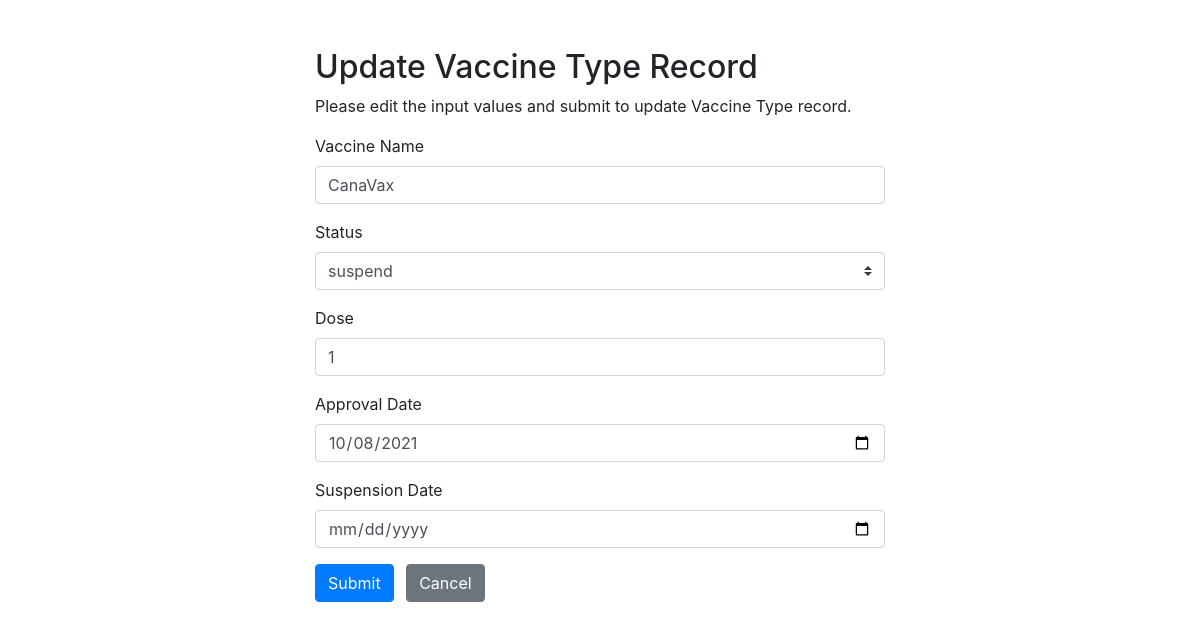
The app's page /php/vaccine_type/update.php?vaccine_name=CanaVax with its own data.
### tables this page shows
CREATE TABLE `vaccine` (
  `vaccine_name` varchar(255) NOT NULL COMMENT 'primary key',
  `status` enum('suspend','safe') NOT NULL,
  `dose` mediumint DEFAULT NULL,
  `approval` date DEFAULT NULL,
  `suspension` date DEFAULT NULL,
  PRIMARY KEY (`vaccine_name`)
);

### php/vaccine_type/update.php (the view, shortened to what this page needs)
<?php
$link = connect();
$vaccine_name = $status = $approval = $dose = $suspension = "";
$status_error = $dose_error = $vaccine_name_error = $approval_error = $suspension_error = "";
$sql = "SELECT DISTINCT `status` FROM vaccine;";
$result = mysqli_query($link, $sql);
$all_status = mysqli_fetch_all($result, MYSQLI_ASSOC);
if (isset($_POST["vaccine_name"]) && !empty($_POST["vaccine_name"])) {
  $vaccine_name = trim($_POST["vaccine_name"]);
  $approval = trim($_POST["approval"]);
  $status = trim($_POST["status"]);
  $suspension = trim($_POST['suspension']);
  $dose = (int)trim($_POST['dose']);
  if (empty($vaccine_name) && $vaccine_name === 'NULL') {
    $vaccine_name_error = "Please enter a valid Vaccine name";
  }
  if (empty($approval)) {
    $approval = null;
  }
  if (empty($suspension)) {
    $suspension = null;
  }
  if (empty($vaccine_name_error)) {
    $sql = "UPDATE vaccine SET vaccine_name=?, status=?, dose =?, approval =?, suspension =? WHERE vaccine_name=?";
    $stmt = mysqli_prepare($link, $sql);
    mysqli_stmt_bind_param($stmt, "ssisss", $vaccine_name, $status, $param_dose_id, $approval, $suspension, $vaccine_name);
    $param_dose_id = (int)($dose);
    if ($stmt) {
      if (mysqli_stmt_execute($stmt)) {
        header("location: vaccine_type.php");
        exit();
      } else {
        echo "Oops! Something went wrong. Please try again later.";
      }
    }
    mysqli_stmt_close($stmt);
  }
  mysqli_close($link);
} else {
  if (isset($_GET["vaccine_name"]) && !empty(trim($_GET["vaccine_name"]))) {
    $vaccine_name = trim($_GET["vaccine_name"]);
    $sql = "SELECT * FROM vaccine WHERE vaccine_name = ?";
    if ($stmt = mysqli_prepare($link, $sql)) {
      mysqli_stmt_bind_param($stmt, "s", $param_vaccine_name);
      if (mysqli_stmt_execute($stmt)) {
        $result = mysqli_stmt_get_result($stmt);
        if (mysqli_num_rows($result) == 1) {
          $row = mysqli_fetch_array($result, MYSQLI_ASSOC);
          $vaccine_name = $row["vaccine_name"];
          $dose = $row["dose"];
          $approval = $row["approval"];
          $suspension = $row["suspension"];
        } else {
          header("location: error.php");
          exit();
        }
      } else {
        echo "Oops! Something went wrong. Please try again later.";
      }
    }
  } else {
    header("location: error.php");
    exit();
  }
}
?>
<!DOCTYPE html>
<html lang="en">
<head>
  <link rel="stylesheet" href="https://stackpath.bootstrapcdn.com/bootstrap/4.5.2/css/bootstrap.min.css">
</head>
<body>
  <div class="wrapper">
    <div class="container-fluid">
      <div class="row">
        <div class="col-md-12">
          <h2 class="mt-5">Update Vaccine Type Record</h2>
          <p>Please edit the input values and submit to update Vaccine Type record.</p>
          <form action="<?php echo htmlspecialchars(basename($_SERVER['REQUEST_URI'])); ?>" method="post">
            <div class="form-group">
              <label>Vaccine Name</label>
              <input type="text" name="vaccine_name" class="form-control <?php echo (!empty($vaccine_name_error)) ? 'is-invalid' : '' ?>" value="<?php echo $vaccine_name; ?>">
            </div>
            <div class="form-group">
              <label>Status</label>
              <select class="custom-select" id="inputGroupSelect01" name="status">
                <?php
                foreach ($all_status as $sta) {
                  echo '<option values=\"' . $sta['status'] . '\">' . $sta['status'] . '</option>';
                }
                ?>
              </select>
            </div>
            <div class="form-group">
              <label>Dose</label>
              <input type="number" name="dose" class="form-control <?php echo (!empty($dose_error)) ? 'is-invalid' : '' ?>" value="<?php echo $dose; ?>">
            </div>
            <div class="form-group">
              <label>Approval Date</label>
              <input type="date" name="approval" class="form-control <?php echo (!empty($approval_error)) ? 'is-invalid' : '' ?>" value="<?php echo $approval; ?>">
            </div>
            <div class="form-group">
              <label>Suspension Date</label>
              <input type="date" name="suspension" class="form-control <?php echo (!empty($suspension_error)) ? 'is-invalid' : ''; ?>" value="<?php echo $suspension; ?>">
            </div>
            <input type="submit" class="btn btn-primary" value="Submit">
            <a href="vaccine_type.php" class="btn btn-secondary ml-2">Cancel</a>
          </form>
        </div>
      </div>
    </div>
  </div>
</body>
</html>

### php/vaccine_type/update.php (style rules this page uses)
.wrapper { width: 600px; margin: 0 auto; }

### records on screen
vaccine: vaccine_name "CanaVax", dose "1", approval "10/08/2021"

### other values on screen
form field status "suspend"
